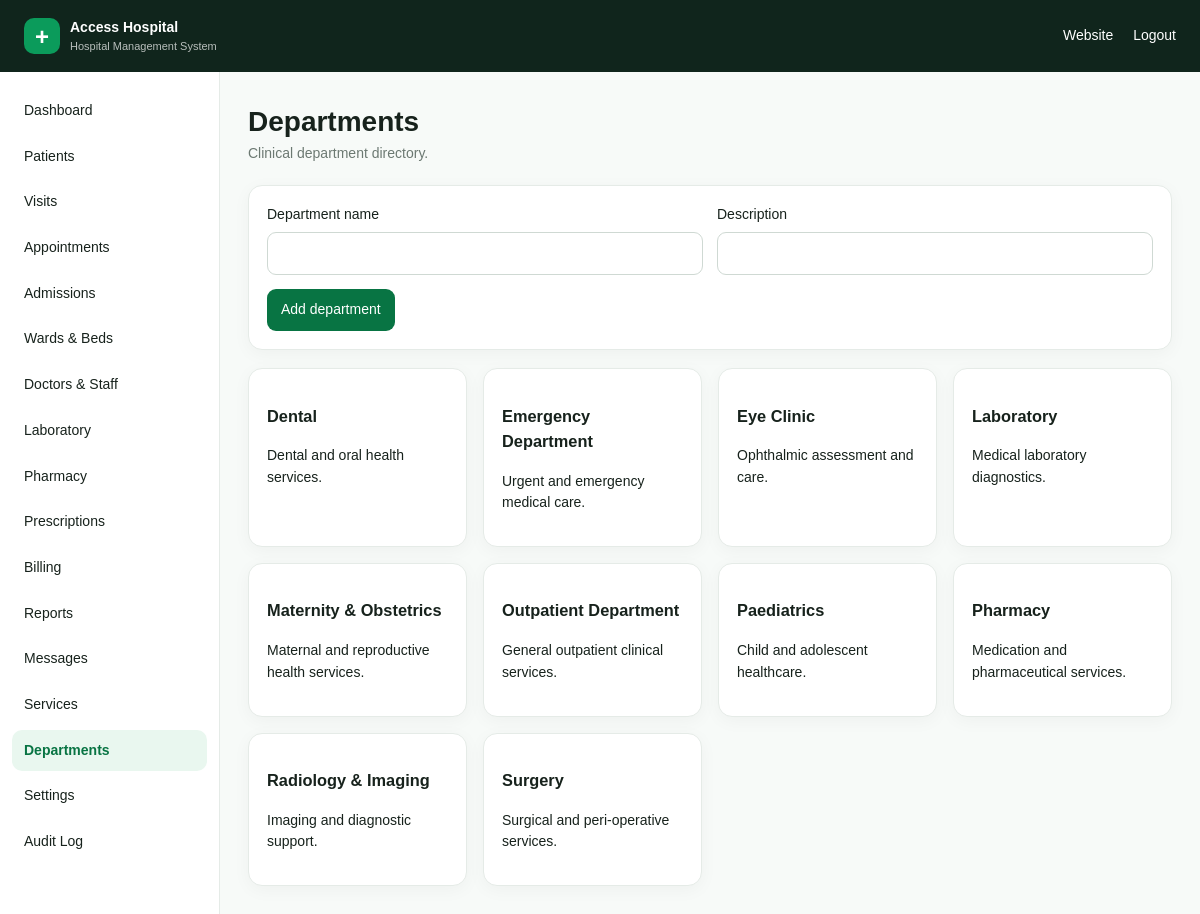
The page /admin/departments.php (signed in) on the database its author committed.
### tables this page shows
CREATE TABLE departments(id INT UNSIGNED AUTO_INCREMENT PRIMARY KEY,name VARCHAR(150) NOT NULL,description TEXT,active TINYINT(1) NOT NULL DEFAULT 1,created_at TIMESTAMP DEFAULT CURRENT_TIMESTAMP);

### config/config.php (called while the page is built, shortened)
<?php
function e(?string $v):string{return htmlspecialchars($v??'',ENT_QUOTES,'UTF-8');}

### admin/departments.php (the view)
<?php require_once __DIR__.'/auth.php';require_admin();require_once __DIR__.'/../includes/admin_layout.php';$pdo=db();if($_SERVER['REQUEST_METHOD']==='POST'){verify_csrf();$s=$pdo->prepare('INSERT INTO departments(name,description,active) VALUES(?,?,1)');$s->execute([trim($_POST['name']),trim($_POST['description']??'')]);flash('Department added.');redirect('departments.php');}$rows=$pdo->query('SELECT * FROM departments ORDER BY name')->fetchAll();admin_header('Departments','departments.php');?><div class="pagehead"><div><h1>Departments</h1><div class="muted">Clinical department directory.</div></div></div><div class="card"><form method="post"><?=csrf_field()?><div class="form-grid"><div class="field"><label>Department name</label><input name="name" required></div><div class="field"><label>Description</label><input name="description"></div></div><button style="margin-top:14px">Add department</button></form></div><div class="grid" style="margin-top:18px"><?php foreach($rows as $r):?><div class="card"><h3><?=e($r['name'])?></h3><p><?=e($r['description'])?></p></div><?php endforeach;?></div><?php admin_footer();

### includes/admin_layout.php
<?php
function admin_header(string $title,string $active=''):void{ $items=['index.php'=>'Dashboard','patients.php'=>'Patients','visits.php'=>'Visits','appointments.php'=>'Appointments','admissions.php'=>'Admissions','wards.php'=>'Wards & Beds','doctors.php'=>'Doctors & Staff','laboratory.php'=>'Laboratory','pharmacy.php'=>'Pharmacy','prescriptions.php'=>'Prescriptions','billing.php'=>'Billing','reports.php'=>'Reports','messages.php'=>'Messages','services.php'=>'Services','departments.php'=>'Departments','settings.php'=>'Settings','audit.php'=>'Audit Log']; echo '<!doctype html><html><head><meta charset="utf-8"><meta name="viewport" content="width=device-width,initial-scale=1"><title>'.e($title).' | Access Hospital</title><link rel="stylesheet" href="../assets/css/admin.css"></head><body><header class="top"><div class="brand"><span>+</span><div><strong>Access Hospital</strong><small>Hospital Management System</small></div></div><div><a href="../index.html">Website</a> <a href="logout.php">Logout</a></div></header><div class="shell"><aside><nav>'; foreach($items as $u=>$n){echo '<a class="'.($active===$u?'active':'').'" href="'.$u.'">'.$n.'</a>';} echo '</nav></aside><main>'; if($m=flash()){echo '<div class="flash">'.e($m).'</div>';}}
function admin_footer():void{echo '</main></div></body></html>';}

### assets/css/admin.css (style rules this page uses)
:root { --green:#087443;--green2:#0b9b5b;--dark:#10251c;--cream:#f7faf8;--text:#17221c;--muted:#6c7972;--line:#e5ebe7;--white:#fff;--danger:#b42318;--warning:#9a6700 }
* { box-sizing:border-box }
body { margin:0;font:14px/1.55 Arial,sans-serif;background:var(--cream);color:var(--text) }
a { color:var(--green);text-decoration:none }
.top { height:72px;background:var(--dark);color:#fff;display:flex;align-items:center;justify-content:space-between;padding:0 24px;gap:16px }
.top a { color:#fff;margin-left:16px }
.brand { display:flex;align-items:center;gap:10px }
.brand>span { width:36px;height:36px;border-radius:10px;background:var(--green2);display:grid;place-items:center;font-size:24px;font-weight:700 }
.brand strong,.brand small { display:block }
.brand small { opacity:.7;font-size:11px }
.shell { display:grid;grid-template-columns:220px 1fr;min-height:calc(100vh - 72px) }
aside { background:#fff;border-right:1px solid var(--line);padding:18px 12px }
aside a { display:block;padding:10px 12px;border-radius:10px;color:var(--text);margin-bottom:4px }
aside a.active,aside a:hover { background:#e9f7ef;color:var(--green);font-weight:700 }
main { padding:28px;min-width:0 }
.pagehead { display:flex;justify-content:space-between;align-items:flex-end;gap:16px;margin-bottom:20px }
.pagehead h1 { margin:0 }
.muted { color:var(--muted) }
.grid { display:grid;grid-template-columns:repeat(auto-fit,minmax(180px,1fr));gap:16px }
.card { background:#fff;border:1px solid var(--line);border-radius:14px;padding:18px;box-shadow:0 4px 18px rgba(16,37,28,.04) }
.form-grid { display:grid;grid-template-columns:repeat(2,minmax(0,1fr));gap:14px }
.field { display:flex;flex-direction:column;gap:6px }
input,select,textarea { width:100%;padding:10px 11px;border:1px solid #cfd9d3;border-radius:9px;background:#fff;font:inherit }
button,.btn { display:inline-block;border:0;border-radius:9px;padding:10px 14px;cursor:pointer;font:inherit;background:var(--green);color:#fff }

### rows shown on the page
departments: name "Dental", description "Dental and oral health services."
departments: name "Emergency Department", description "Urgent and emergency medical care."
departments: name "Eye Clinic", description "Ophthalmic assessment and care."
departments: name "Laboratory", description "Medical laboratory diagnostics."
departments: name "Maternity & Obstetrics", description "Maternal and reproductive health services."
departments: name "Outpatient Department", description "General outpatient clinical services."
departments: name "Paediatrics", description "Child and adolescent healthcare."
departments: name "Pharmacy", description "Medication and pharmaceutical services."
departments: name "Radiology & Imaging", description "Imaging and diagnostic support."
departments: name "Surgery", description "Surgical and peri-operative services."

### other values the page prints
$n "Dashboard"
$n "Patients"
$n "Visits"
$n "Appointments"
$n "Admissions"
$n "Wards & Beds"
$n "Doctors & Staff"
$n "Laboratory"
$n "Pharmacy"
$n "Prescriptions"
$n "Billing"
$n "Reports"
$n "Messages"
$n "Services"
$n "Departments"
